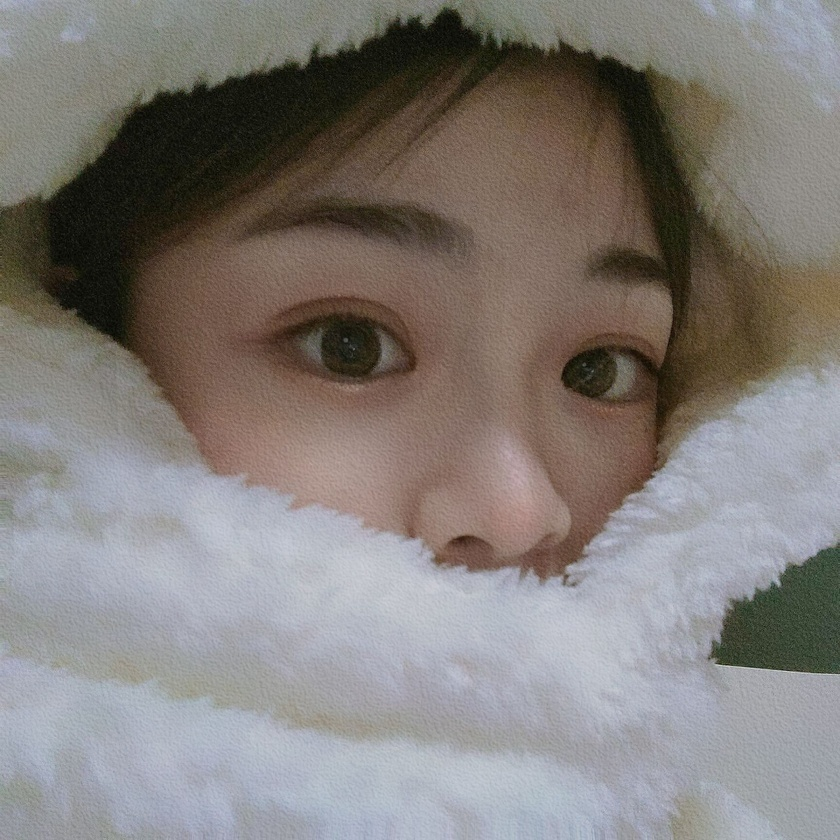
#> input picture assets/hss1.jpg, 840 x 840 px, shrunk from 1728 x 1728 before the run
$ python day01_image_basics.py
#> lines starting #> are read from the running program, lines starting #| are printed output that depends on the picture; after the words box and inside, x2 and y2 are one past the last pixel; in counts of white or black regions, pixels touching at a corner belong together
### utils/image_utils.py
"""图像读写与显示工具函数"""
import os
import cv2
import numpy as np
from typing import Optional


def load_images(path: str, flags: int = cv2.IMREAD_COLOR) -> np.ndarray:
    """读取图像，失败时抛出异常

    Args:
        path: 图像路径
        flags：cv2.IMREAD_COLOR / GRAYSCALE / UNCHANGED

    Returns:
        BGR 或灰度 ndarray

    Raises:
        FileNotFoundError: 文件不存在
        ValueError: Opencv无法解码
    """
#> called with path = '../assets/hss1.jpg', flags = 1
    if not os.path.exists(path):
        raise FileNotFoundError(f"图像不存在：{path}")

    img = cv2.imread(path, flags)
#> img is the input picture: shape (840, 840, 3); mean B, G, R 121.6, 125.1, 130.2
    if img is None:
        raise ValueError(f"opencv 无法解码：{path}")

    return img


def show_image(title: str, img: np.ndarray, wait: int = 0) -> None:
    """显示图像，按任意键关闭

    Args:
        title: 窗口标题
        img： ndarry
        wait: cv2.waitKey 的参数，0 表示一直等待

    Raises:
            ValueError: 图像数据为空
    """
    if img is None or img.size == 0:
        raise ValueError("传入的图像为空")

    cv2.imshow(title, img)
    cv2.waitKey(wait)
    cv2.destroyAllWindows()


def print_image_info(name: str, img: np.ndarray) -> None:
    """打印图像的 shape、dtype、通道数、像素范围。"""
#> called with name = '原始 BGR 图'
    channels = 1 if img.ndim == 2 else img.shape[2]
#> channels = 3
    bits = 8
    if img.dtype == np.uint16:
        bits = 16
    elif img.dtype == np.uint32 or np.float32:
        bits = 32
    bitDepth = 8 if (channels == 1 and bits == 8) else channels * bits
#> bitDepth = 96
    print(f"[{name}]")
    print(f"  shape    : {img.shape}")
#|   shape    : (840, 840, 3)
    print(f"  dtype    : {img.dtype}")
#|   dtype    : uint8
    print(f"  bit depth  : {bitDepth}")
#|   bit depth  : 96
    print(f"  channels    : {channels}")
#|   channels    : 3
    print(f"  min/max    : {img.min()} / {img.max()}")
#|   min/max    : 0 / 215

### week1/day01_image_basics.py
"""Day 01: 图像读写、显示、属性、灰度、ROI"""
import os
import cv2
import sys
import numpy as np

sys.path.append("..")
from utils.image_utils import load_images, show_image, print_image_info

ASSETS = "../assets/hss1.jpg"
OUTPUT = "./output"


def main() -> None:
    os.makedirs(OUTPUT, exist_ok=True)

    # 1. 读图
    img = load_images(ASSETS, cv2.IMREAD_COLOR)
    print_image_info("原始 BGR 图", img)

    # 2. 显示
    show_image("Original", img)

    # 3. 灰度转换（两种方式对比）
    gray_cvt = cv2.cvtColor(img, cv2.COLOR_BGR2GRAY)
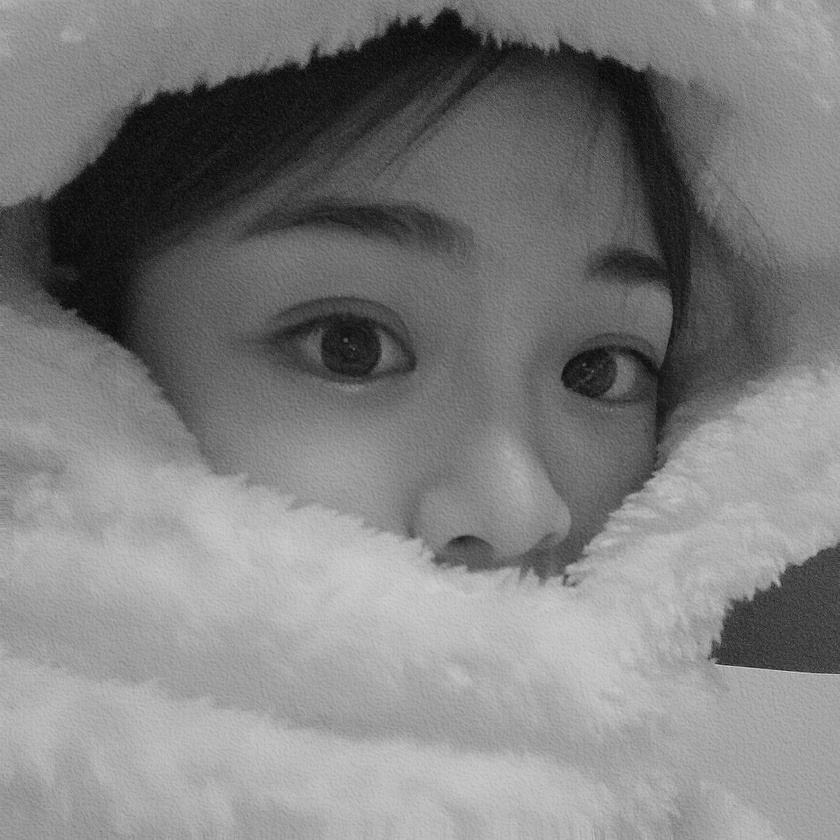
#> gray_cvt: shape (840, 840); min 1, max 212, mean 126.2
    # 手动模拟灰度转换： Y = 0.299R + 0.587G + 0.144B
    b, g, r = cv2.split(img)
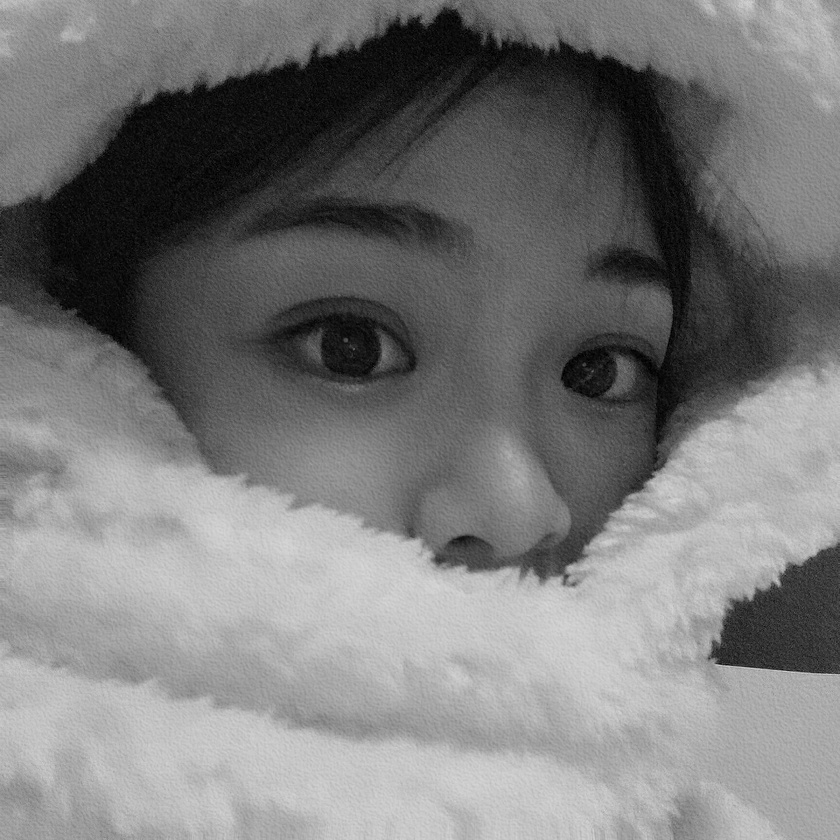
#> b: shape (840, 840); min 0, max 215, mean 121.6
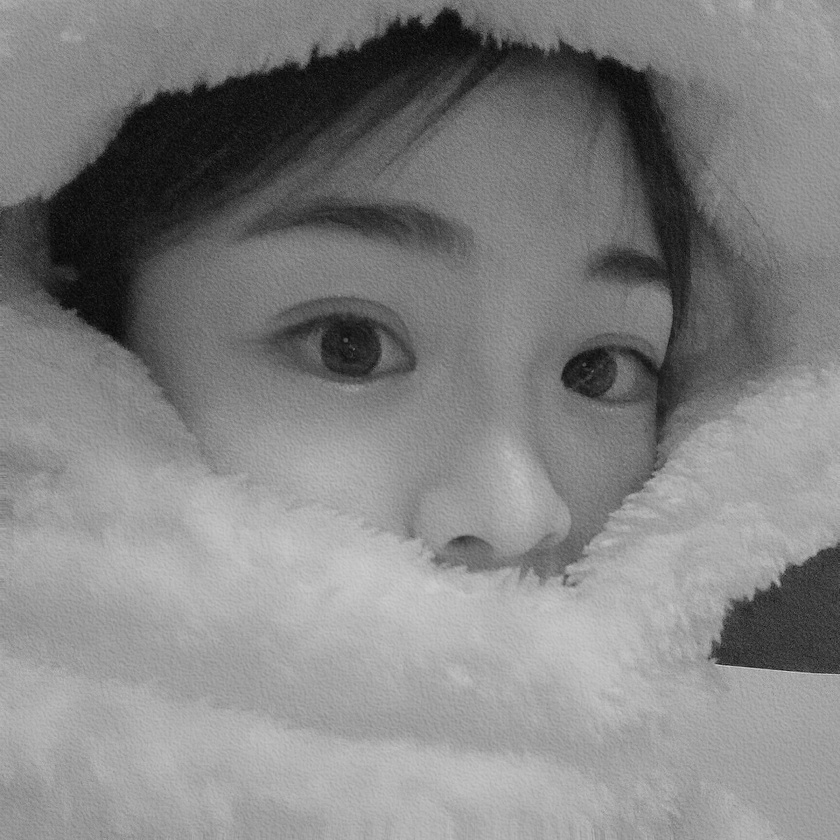
#> r: shape (840, 840); min 1, max 211, mean 130.2
    gray_manual = (0.299 * r + 0.587 * g + 0.114 * b).astype(np.uint8)

    # 对比两者差异
    diff = cv2.absdiff(gray_cvt, gray_manual)
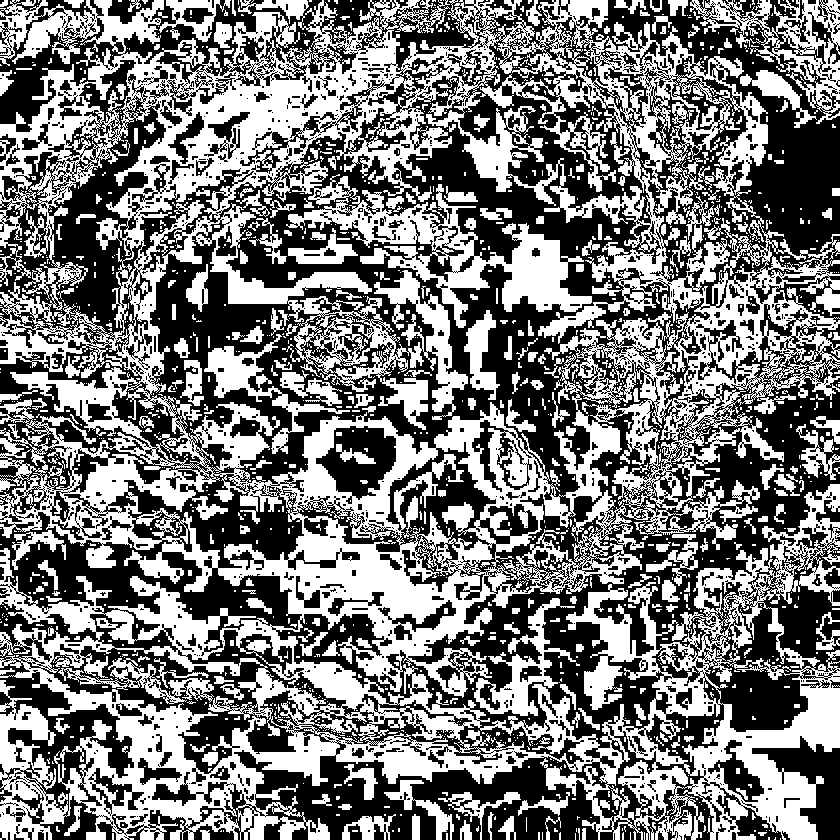
#> diff: shape (840, 840); values 0 (black) and 1 (white), 47.7% white; 1481 white regions (1182 under 20 px), largest, box (x1, y1, x2, y2) and area: (0, 0, 840, 840) 285257, (690, 0, 840, 124) 5169, (474, 598, 576, 716) 3085
    print(f"cvtColor 与 手写灰度最大差异：{diff.max()}")
#| cvtColor 与 手写灰度最大差异：1

    print_image_info("灰度图",gray_cvt)
#|   shape    : (840, 840)
#|   dtype    : uint8
#|   bit depth  : 32
#|   channels    : 1
#|   min/max    : 1 / 212
    show_image("Gray(cvtColor)", gray_cvt)

    # 4.ROI剪裁
    h, w = gray_cvt.shape[:2]
#> h = 840; w = 840
    roi = gray_cvt[h // 4: h // 2, w // 4 : w // 2]
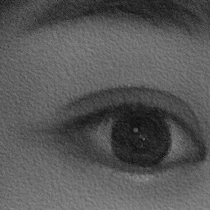
#> roi: shape (210, 210); min 15, max 145, mean 87.3
    print_image_info("ROI", roi)
#|   shape    : (210, 210)
#|   dtype    : uint8
#|   bit depth  : 32
#|   channels    : 1
#|   min/max    : 15 / 145
    show_image("ROI", roi)

    # 5. 保存
    cv2.imwrite(os.path.join(OUTPUT, "day01_gray.jpg"), gray_cvt)
    cv2.imwrite(os.path.join(OUTPUT, "day01_roi.jpg"), roi)
    print(f"已保存到 {OUTPUT}")


if __name__ == "__main__":
    main()
